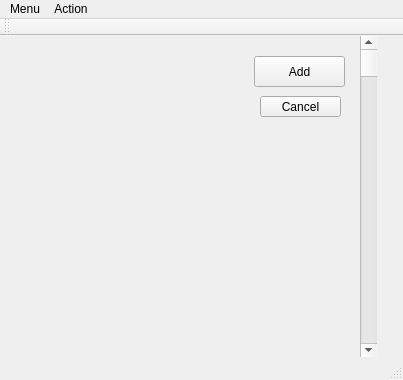
<?xml version="1.0" encoding="UTF-8"?>
<ui version="4.0">
 <class>MainWindow</class>
 <widget class="QMainWindow" name="MainWindow">
  <property name="geometry">
   <rect>
    <x>0</x>
    <y>0</y>
    <width>403</width>
    <height>380</height>
   </rect>
  </property>
  <property name="windowTitle">
   <string>MainWindow</string>
  </property>
  <widget class="QWidget" name="centralWidget">
   <widget class="QPushButton" name="pushButton">
    <property name="geometry">
     <rect>
      <x>254</x>
      <y>20</y>
      <width>91</width>
      <height>31</height>
     </rect>
    </property>
    <property name="text">
     <string>Add</string>
    </property>
    <property name="icon">
     <iconset>
      <activeoff>../../Users/Asus/Pictures/plus_sign.png</activeoff>
     </iconset>
    </property>
   </widget>
   <widget class="QScrollBar" name="verticalScrollBar">
    <property name="geometry">
     <rect>
      <x>360</x>
      <y>0</y>
      <width>17</width>
      <height>321</height>
     </rect>
    </property>
    <property name="maximumSize">
     <size>
      <width>17</width>
      <height>331</height>
     </size>
    </property>
    <property name="orientation">
     <enum>Qt::Vertical</enum>
    </property>
   </widget>
   <widget class="QPushButton" name="pushButton_2">
    <property name="geometry">
     <rect>
      <x>260</x>
      <y>60</y>
      <width>81</width>
      <height>21</height>
     </rect>
    </property>
    <property name="text">
     <string>Cancel</string>
    </property>
   </widget>
  </widget>
  <widget class="QMenuBar" name="menuBar">
   <property name="geometry">
    <rect>
     <x>0</x>
     <y>0</y>
     <width>403</width>
     <height>21</height>
    </rect>
   </property>
   <widget class="QMenu" name="menuMenu">
    <property name="title">
     <string>Menu</string>
    </property>
    <addaction name="actionNew_game"/>
    <addaction name="actionContinued"/>
    <addaction name="separator"/>
    <addaction name="actionExit"/>
   </widget>
   <widget class="QMenu" name="menuAction">
    <property name="title">
     <string>Action</string>
    </property>
    <addaction name="actionAdd"/>
    <addaction name="actionCancel"/>
   </widget>
   <addaction name="menuMenu"/>
   <addaction name="menuAction"/>
  </widget>
  <widget class="QToolBar" name="mainToolBar">
   <attribute name="toolBarArea">
    <enum>TopToolBarArea</enum>
   </attribute>
   <attribute name="toolBarBreak">
    <bool>false</bool>
   </attribute>
  </widget>
  <widget class="QStatusBar" name="statusBar"/>
  <action name="actionNew_game">
   <property name="icon">
    <iconset>
     <activeon>../../Users/Asus/Pictures/yellow_guy_smiling_big_hb.gif</activeon>
    </iconset>
   </property>
   <property name="text">
    <string>New game</string>
   </property>
   <property name="shortcut">
    <string>F2</string>
   </property>
  </action>
  <action name="actionExit">
   <property name="icon">
    <iconset>
     <activeon>../../Users/Asus/Pictures/0_bfae_872eef46_L.gif</activeon>
    </iconset>
   </property>
   <property name="text">
    <string>Exit</string>
   </property>
   <property name="shortcut">
    <string>Esc</string>
   </property>
  </action>
  <action name="actionSave_Exit">
   <property name="text">
    <string>Save and Exit</string>
   </property>
  </action>
  <action name="actionContinued">
   <property name="text">
    <string>Continued</string>
   </property>
   <property name="shortcut">
    <string>F4</string>
   </property>
  </action>
  <action name="actionAdd">
   <property name="text">
    <string>Add</string>
   </property>
   <property name="shortcut">
    <string>Return</string>
   </property>
  </action>
  <action name="actionCancel">
   <property name="text">
    <string>Cancel</string>
   </property>
   <property name="shortcut">
    <string>Backspace</string>
   </property>
  </action>
 </widget>
 <layoutdefault spacing="6" margin="11"/>
 <resources/>
 <connections/>
</ui>
